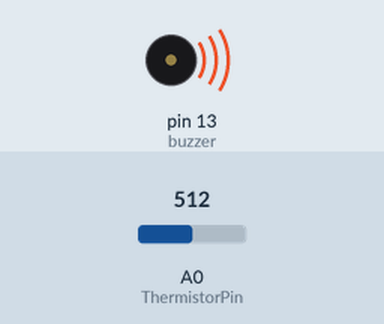
The sketch below on a simulated Arduino Uno, built with avr-gcc and run on an emulated ATmega328P. On the bench: buzzer (waves = sounding). The inputs (shaded band) are chosen by the test bench; at power-on: A0 (ThermistorPin) = 512.

Above: at 1.3 s.
1.4 s: A0 (ThermistorPin) set to 487
At 2.2 s:
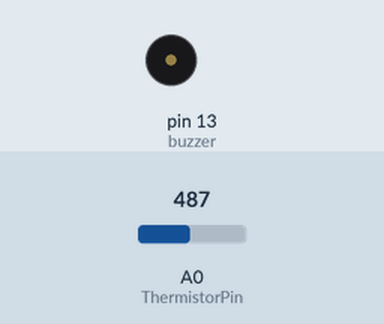
3.0 s: A0 (ThermistorPin) set to 511
At 3.6 s:
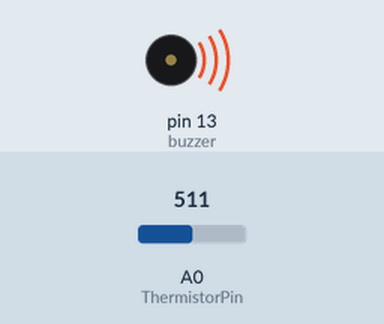
4.5 s: A0 (ThermistorPin) set to 306
At 5.1 s:
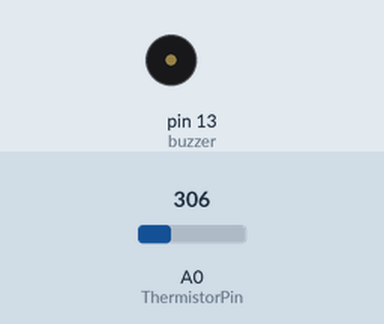
Timing chart, 0 to 7.5 s (numbered marks = the images above; inputs shaded):
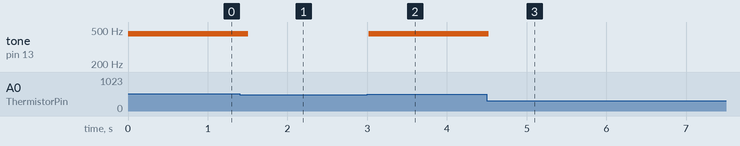

The sketch:

analogtemperaturewithLCD.ino
```cpp
#include <LiquidCrystal.h>

int ThermistorPin = 0;
int Vo;
float R1 = 10000;
float logR2, R2, T;
float c1 = 1.009249522e-03, c2 = 2.378405444e-04, c3 = 2.019202697e-07;
int buzzer=13;
LiquidCrystal lcd(12, 11, 5, 4, 3, 2);

void setup() {
Serial.begin(9600);
}

void loop() {

  Vo = analogRead(ThermistorPin);
  R2 = R1 * (1023.0 / (float)Vo - 1.0);
  logR2 = log(R2);
  T = (1.0 / (c1 + c2*logR2 + c3*logR2*logR2*logR2));
  T = T - 273.15;
  //T = (T * 9.0)/ 5.0 + 32.0;

  if(T <24){
    noTone(buzzer);
  lcd.print("Temp = ");
  lcd.print(T);
  lcd.print(" C");
  }
  else
  {
    tone(buzzer,450);
    lcd.print("High Temperature");
    //noTone(buzzer);
  }
  delay(500);
  lcd.clear();
}
```

Measured:
- the behaviour switches between 505 and 504 on A0 (ThermistorPin) (found by bisection; images 0 and 1)
- after the input at 1.4 s, tone on pin 13 (buzzer): 450 Hz → silent after 0.11 s
- after the input at 3.0 s, tone on pin 13 (buzzer): silent → 450 Hz at once
- after the input at 4.5 s, tone on pin 13 (buzzer): 450 Hz → silent at once
